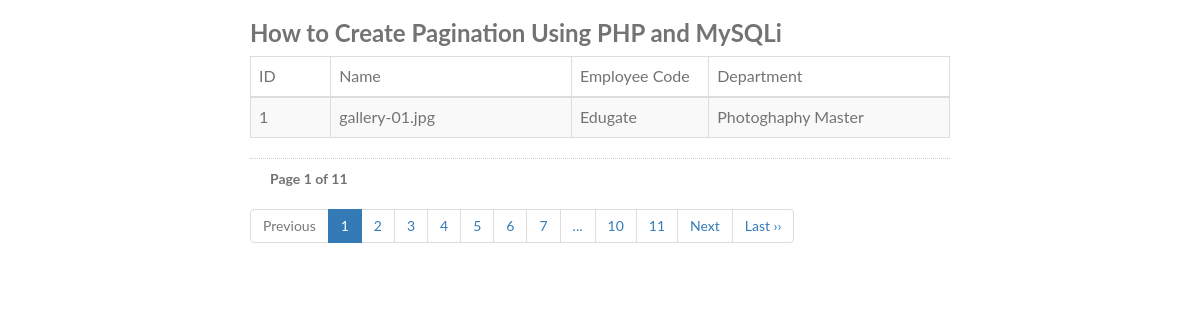
/ot.php, run on the app's committed database.
### tables this page shows
CREATE TABLE `gallery` (
  `id` int(11) NOT NULL,
  `image` varchar(100) DEFAULT NULL,
  `img_alt` varchar(100) DEFAULT NULL,
  `heading` text DEFAULT NULL,
  `description` varchar(255) DEFAULT NULL,
  `showhome` text DEFAULT NULL,
  `status` text DEFAULT NULL,
  `add_time` datetime DEFAULT NULL,
  `modify_time` datetime DEFAULT NULL
);

### ot.php (the view, shortened to what this page needs)
<?php
$con = mysqli_connect("localhost", "root", "", "edugate");
?>
<html>
<head>
  <?php include "include/links.php";?>
</head>
<body>
    <div style="width:700px; margin:0 auto;">
        <h3>How to Create Pagination Using PHP and MySQLi</h3>
        <table class="table table-striped table-bordered">
            <thead>
                <tr>
                    <th style='width:50px;'>ID</th>
                    <th style='width:150px;'>Name</th>
                    <th style='width:50px;'>Employee Code</th>
                    <th style='width:150px;'>Department</th>
                </tr>
            </thead>
            <tbody>
                <?php
                if (isset($_GET['page_no']) && $_GET['page_no'] != "") {
                    $page_no = $_GET['page_no'];
                } else {
                    $page_no = 1;
                }
                $total_records_per_page = 1;
                $offset = ($page_no - 1) * $total_records_per_page;
                $previous_page = $page_no - 1;
                $next_page = $page_no + 1;
                $result_count = mysqli_query($con, "SELECT COUNT(*) As total_records FROM gallery ");
                $total_records = mysqli_fetch_array($result_count);
                $total_records = $total_records['total_records'];
                $total_no_of_pages = ceil($total_records / $total_records_per_page);
                $second_last = $total_no_of_pages - 1;
                $result = mysqli_query($con, "SELECT * FROM gallery LIMIT $offset, $total_records_per_page");
                while ($row = mysqli_fetch_array($result)) {
                    echo "<tr>
			  <td>" . $row['id'] . "</td>
			  <td>" . $row['image'] . "</td>
	 		  <td>" . $row['heading'] . "</td>
		   	  <td>" . $row['description'] . "</td>
		   	  </tr>";
                }
                ?>
            </tbody>
        </table>
        <div style='padding: 10px 20px 0px; border-top: dotted 1px #CCC;'>
            <strong>Page <?php echo $page_no . " of " . $total_no_of_pages; ?></strong>
        </div>
        <ul class="pagination">
            <li <?php if ($page_no <= 1) {
                    echo "class='disabled'";
                } ?>>
                <a <?php if ($page_no > 1) {
                        echo "href='?page_no=$previous_page'";
                    } ?>>Previous</a>
            </li>
            <?php
            if ($total_no_of_pages <= 10) {
                for ($counter = 1; $counter <= $total_no_of_pages; $counter++) {
                    if ($counter == $page_no) {
                        echo "<li class='active'><a>$counter</a></li>";
                    } else {
                        echo "<li><a href='?page_no=$counter'>$counter</a></li>";
                    }
                }
            } elseif ($total_no_of_pages > 10) {
                if ($page_no <= 4) {
                    for ($counter = 1; $counter < 8; $counter++) {
                        if ($counter == $page_no) {
                            echo "<li class='active'><a>$counter</a></li>";
                        } else {
                            echo "<li><a href='?page_no=$counter'>$counter</a></li>";
                        }
                    }
                    echo "<li><a>...</a></li>";
                    echo "<li><a href='?page_no=$second_last'>$second_last</a></li>";
                    echo "<li><a href='?page_no=$total_no_of_pages'>$total_no_of_pages</a></li>";
                }
            }
            ?>
            <li <?php if ($page_no >= $total_no_of_pages) {
                    echo "class='disabled'";
                } ?>>
                <a <?php if ($page_no < $total_no_of_pages) {
                        echo "href='?page_no=$next_page'";
                    } ?>>Next</a>
            </li>
            <?php if ($page_no < $total_no_of_pages) {
                echo "<li><a href='?page_no=$total_no_of_pages'>Last &rsaquo;&rsaquo;</a></li>";
            } ?>
        </ul>
    </div>
</body>
</html>

### data on the page
gallery: id "1", image "gallery-01.jpg", heading "Edugate", description "Photoghaphy Master"

### other printed values
$page_no "1"
$total_no_of_pages "11"
$second_last "10"
